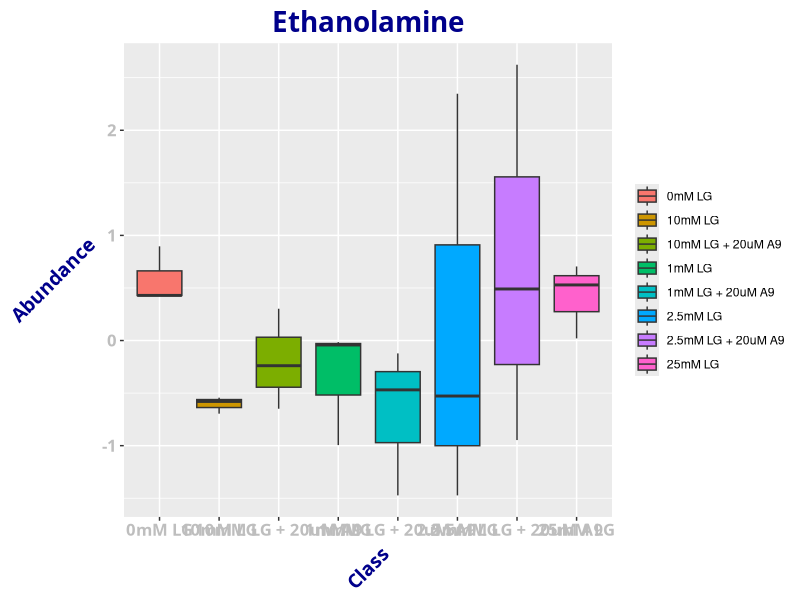
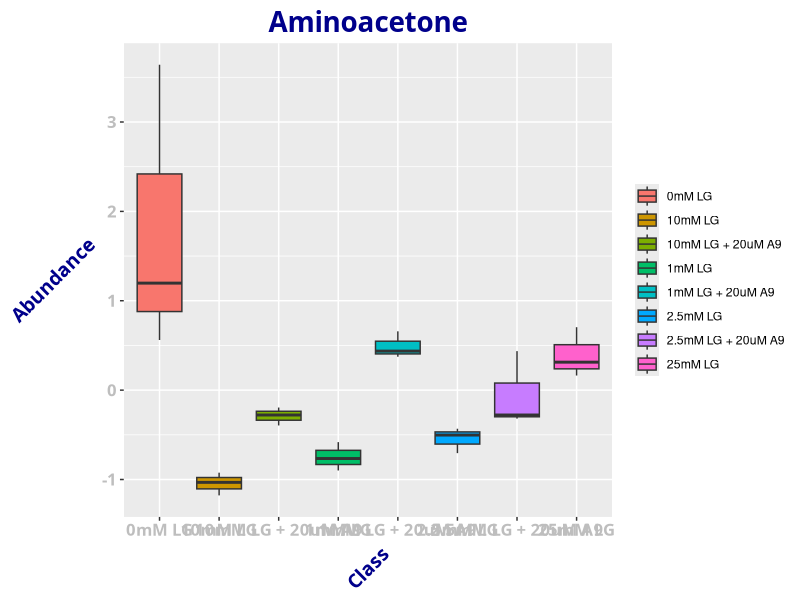
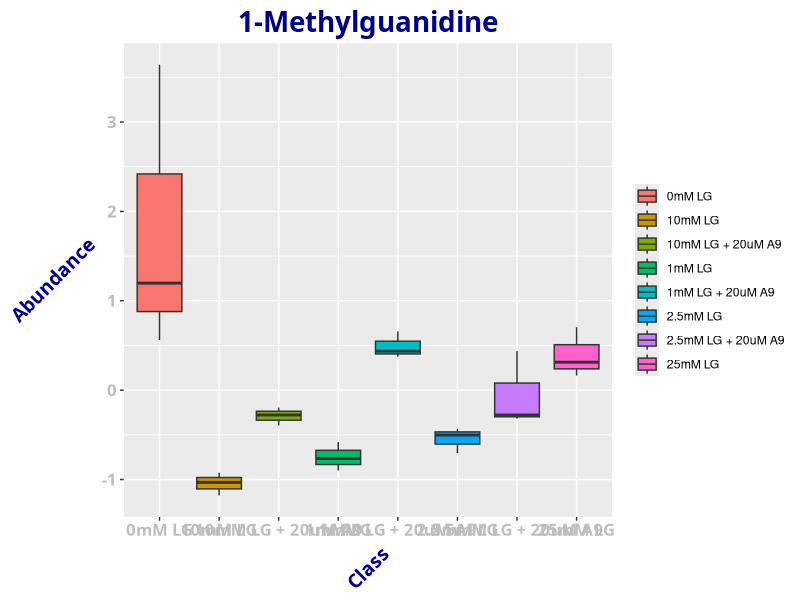
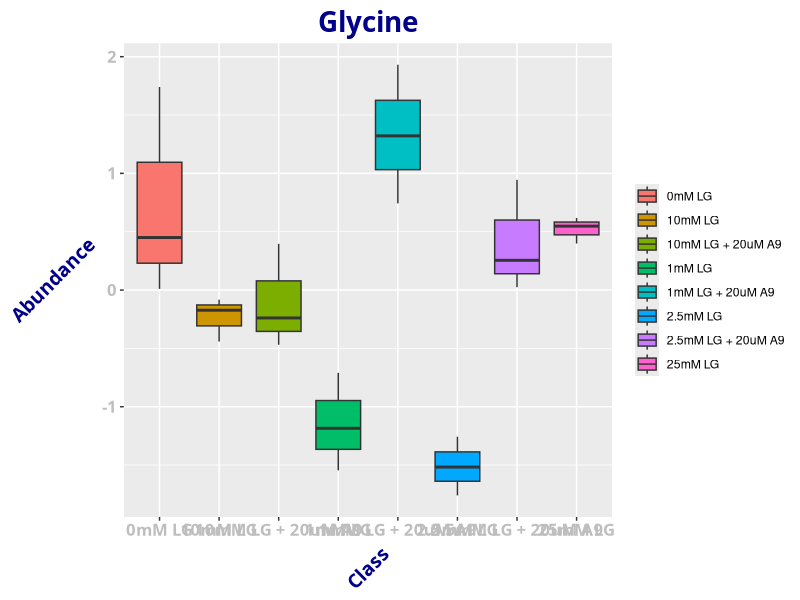
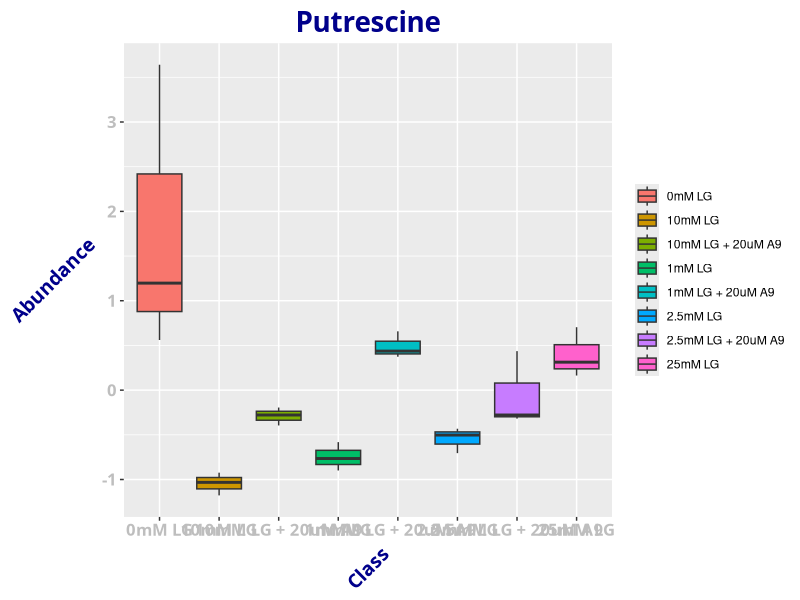
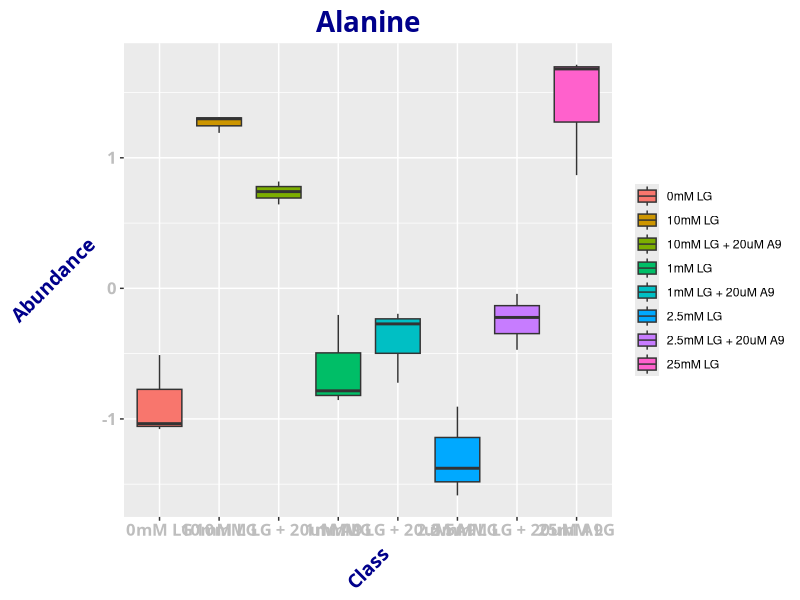
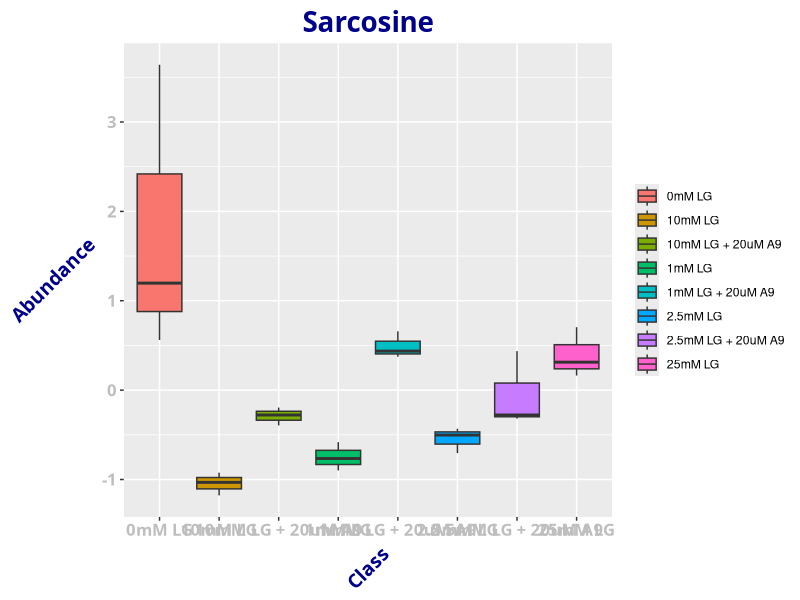
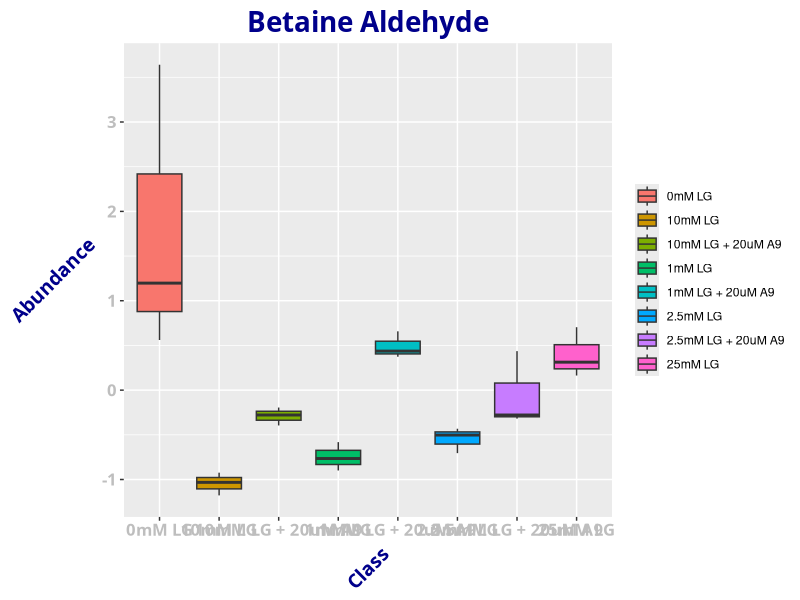

Write R code to recreate these figures, in order. (Note: this script raises an error after producing the figures.)
library(ggplot2)
library(ggpubr)
library(scales)
getwd()
setwd("D:/R_work/Using-R-for-Visualizing/many_metabolites")
metabolites<-read.csv("All of the samples.csv",row.names=1,header=1, check.names = F)#check.names = F 防止数字开头的文件名乱码
dim(metabolites)[2]

metabolites<-t(metabolites)
metabolites<-na.omit(metabolites)#na.omit只能删除有缺失值的整行
metabolites<-as.data.frame(t(metabolites))
metabolite<-metabolites
colnames(metabolite)<-metabolites[1,]#新建只含keggid的表
metabolite<-metabolite[-1,]

#将chr转化为num
for(i in 2:dim(metabolite)[2])
{
  metabolite[,i]<-as.numeric(metabolite[,i])
}

#将class由num转化为factor
metabolite$Class<-factor(metabolite$Class,
                         levels = c(0.00,10.00,1020.00,1.00,120.00,2.50,2.52,25.00),
                         labels=c("0mM LG","10mM LG","10mM LG + 20uM A9","1mM LG","1mM LG + 20uM A9","2.5mM LG","2.5mM LG + 20uM A9","25mM LG"))
#蛋白质矫正
for(i in 3:dim(metabolite)[2])
{
  metabolite[,i]<-metabolite[,i]/metabolite$Protein
}
#中心化 归一化
for(i in 3:dim(metabolite)[2])
{
  metabolite[,i]<-scale(metabolite[,i],center = TRUE,scale = TRUE)
}

setwd("D:/R_work/Using-R-for-Visualizing/met_pic")
#要做显著性检验的组
my_comparisons <- list( c("0mM LG","2.5mM LG"), c("10mM LG","10mM LG + 20uM A9"),c("1mM LG","1mM LG + 20uM A9"),
                        c("10mM LG","2.5mM LG"),c("2.5mM LG","2.5mM LG + 20uM A9"),c("10mM LG","25mM LG"),c("0mM LG","25mM LG"))

for(i in 3:dim(metabolite)[2])
{
  title_name = colnames(metabolites[i])
  png(filename=paste0(colnames(metabolite[i]),".png"),#好的批量命名方式paste0
      width=1200,height=600,units="px",
      pointsize = 12)#标签大小
  plot<-ggplot(metabolite,aes(x=Class,y=metabolite[,i],fill=Class))+#以class为标准填充boxplot
    geom_boxplot()+
    # stat_compare_means(comparisons = my_comparisons,method = "t.test", 
    #                    hide.ns = F,
    #                    paired = T,
    #                    aes(label = paste0("p = ", after_stat(p.signif))))+
    # stat_compare_means(label.y = 0)+#加全局anova p值  
    scale_y_continuous(breaks=seq(-4, 4, 1))+#坐标轴刻度范围 y轴
    theme(legend.title=element_blank(),
          plot.title = element_text(size = 20, color = "blue4",angle = 0,family = "myFont",face = "bold", vjust = 0.5, hjust = 0.5),#标题居中，字体大小为20
          axis.text=element_text(size=12,color = "grey",angle = 0,family = "myFont",face = "bold", vjust = 0.5, hjust = 0.5),#刻度
          axis.title.x=element_text(size=14,color = "blue4",angle = 45,family = "myFont",face = "bold", vjust = 0.5, hjust = 0.5),
          axis.title.y=element_text(size=14,color = "blue4",angle = 45,family = "myFont",face = "bold", vjust = 0.5, hjust = 0.5))+#横纵坐标
    labs(title=title_name,x='Class',y='Abundance')
  print(plot)
  dev.off()
}



# title_name=colnames(metabolites[6])
# 
# ggplot(metabolite,aes(x=Class,y=metabolite[,6],fill=Class))+#以class为标准填充boxplot
#   geom_boxplot()+
#   stat_compare_means(comparisons = my_comparisons,method = "t.test", 
#                      hide.ns = F,
#                      paired = T,
#                      aes(label = paste0("p = ", after_stat(p.signif))))+
#   stat_compare_means(label.y = 45)+#加全局anova p值  
#   theme(legend.title=element_blank(),
#         plot.title = element_text(hjust = 0.5,size = 20, face = "bold"),#标题居中，字体大小为20
#         axis.text=element_text(size=12,face = "bold"),#刻度
#         axis.title.x=element_text(size=14),axis.title.y=element_text(size=14))+#横纵坐标
#   labs(title=title_name,x='Class',y='Abundance')
#   dev.off()


